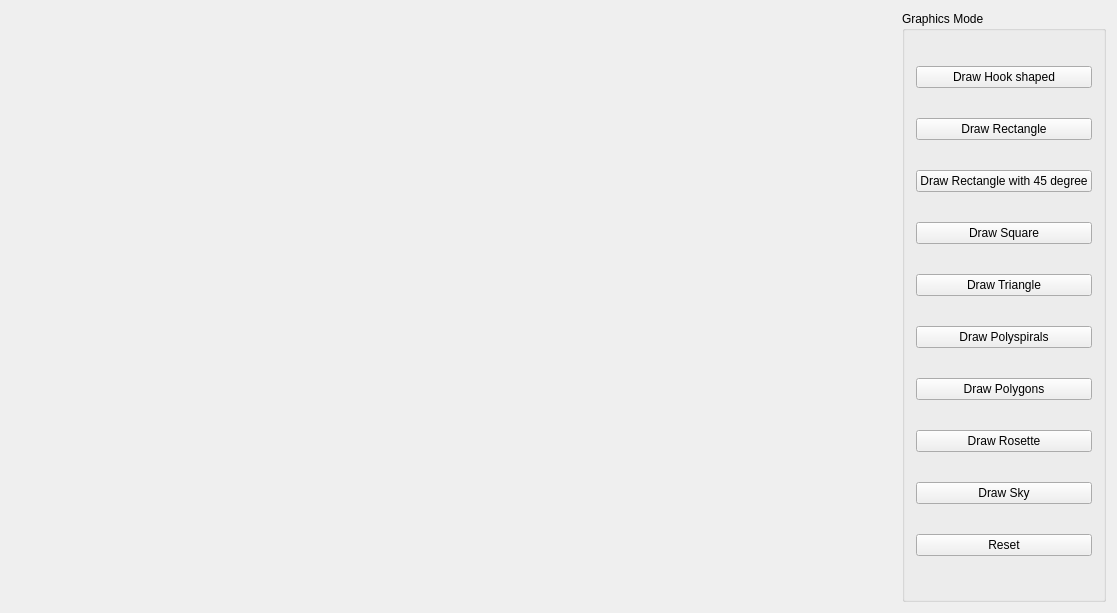
<?xml version="1.0" encoding="UTF-8"?>
<ui version="4.0">
 <class>MainWindow</class>
 <widget class="QMainWindow" name="MainWindow">
  <property name="geometry">
   <rect>
    <x>0</x>
    <y>0</y>
    <width>1117</width>
    <height>613</height>
   </rect>
  </property>
  <property name="windowTitle">
   <string>MainWindow</string>
  </property>
  <widget class="QWidget" name="centralWidget">
   <layout class="QHBoxLayout" name="horizontalLayout">
    <item>
     <widget class="graphics" name="GraphicsPresenter" native="true">
      <property name="sizePolicy">
       <sizepolicy hsizetype="Expanding" vsizetype="Preferred">
        <horstretch>0</horstretch>
        <verstretch>0</verstretch>
       </sizepolicy>
      </property>
     </widget>
    </item>
    <item>
     <widget class="QGroupBox" name="GraphicsControl">
      <property name="title">
       <string>Graphics Mode</string>
      </property>
      <layout class="QVBoxLayout" name="verticalLayout">
       <item>
        <widget class="QPushButton" name="BtnDrawHook">
         <property name="text">
          <string>Draw Hook shaped</string>
         </property>
        </widget>
       </item>
       <item>
        <widget class="QPushButton" name="BtnDrawRect">
         <property name="text">
          <string>Draw Rectangle</string>
         </property>
        </widget>
       </item>
       <item>
        <widget class="QPushButton" name="BtnDrawRect45">
         <property name="text">
          <string>Draw Rectangle with 45 degree</string>
         </property>
        </widget>
       </item>
       <item>
        <widget class="QPushButton" name="BtnDrawSquare">
         <property name="text">
          <string>Draw Square</string>
         </property>
        </widget>
       </item>
       <item>
        <widget class="QPushButton" name="BtnDrawTriangle">
         <property name="text">
          <string>Draw Triangle</string>
         </property>
        </widget>
       </item>
       <item>
        <widget class="QPushButton" name="BtnDrawPolyspirals">
         <property name="text">
          <string>Draw Polyspirals</string>
         </property>
        </widget>
       </item>
       <item>
        <widget class="QPushButton" name="BtnDrawPolygons">
         <property name="text">
          <string>Draw Polygons</string>
         </property>
        </widget>
       </item>
       <item>
        <widget class="QPushButton" name="BtnDrawRosette">
         <property name="text">
          <string>Draw Rosette</string>
         </property>
        </widget>
       </item>
       <item>
        <widget class="QPushButton" name="BtnDrawSky">
         <property name="text">
          <string>Draw Sky</string>
         </property>
        </widget>
       </item>
       <item>
        <widget class="QPushButton" name="BtnReset">
         <property name="text">
          <string>Reset</string>
         </property>
        </widget>
       </item>
      </layout>
     </widget>
    </item>
   </layout>
  </widget>
 </widget>
 <layoutdefault spacing="6" margin="11"/>
 <customwidgets>
  <customwidget>
   <class>graphics</class>
   <extends>QWidget</extends>
   <header location="global">graphics.h</header>
   <container>1</container>
  </customwidget>
 </customwidgets>
 <resources/>
 <connections/>
</ui>
